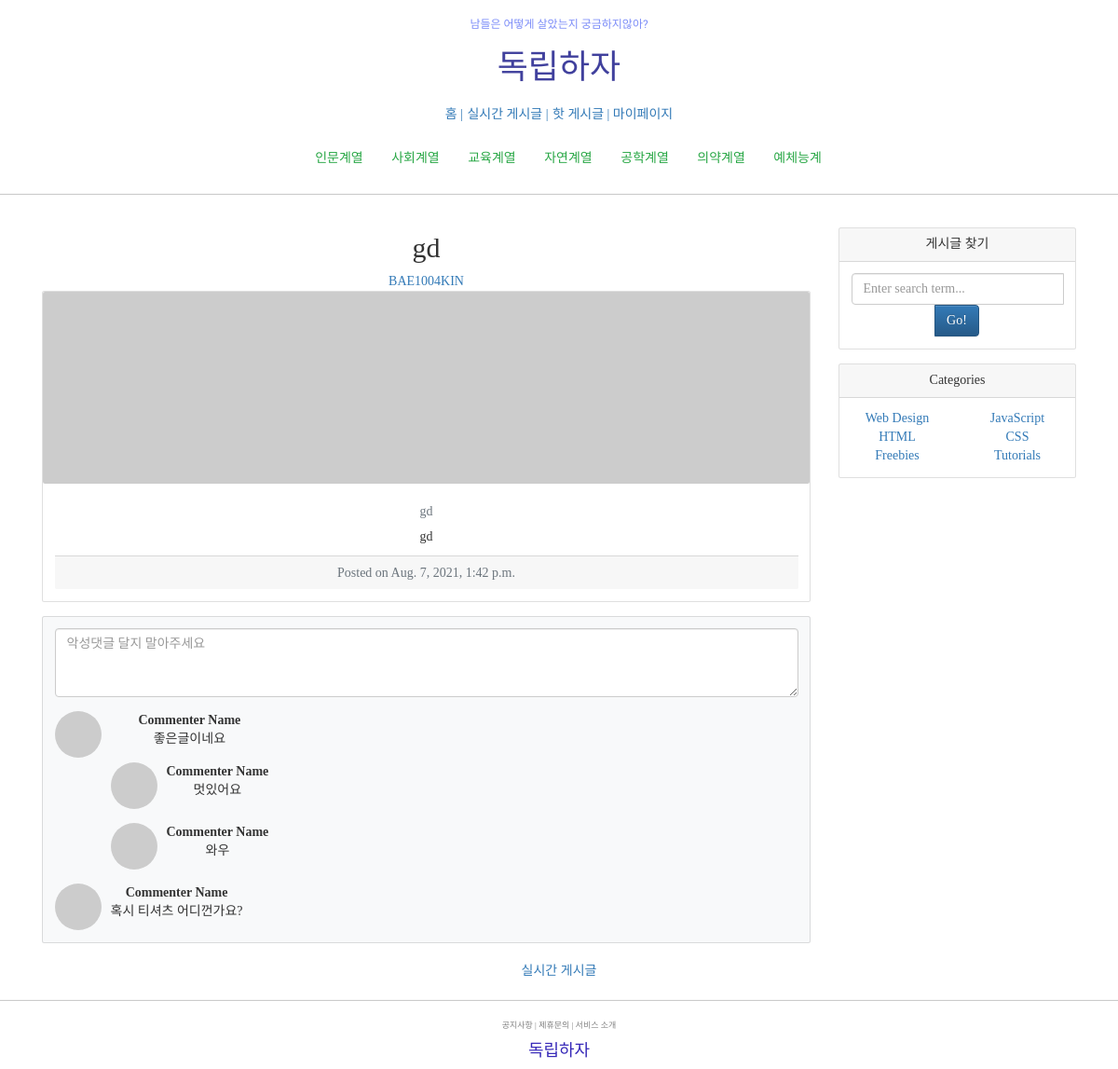
The app's page /blog/4/ with its own data.
### blog/models.py (models this page shows, shortened)
class Post(models.Model):
    title = models.CharField(max_length=30)
    hook_text =models.CharField(max_length=100, blank=True)
    content = models.TextField()
    head_image=models.ImageField(upload_to='blog/images/%Y/%m/%d/', blank=True)
    file_upload = models.FileField(upload_to='blog/files/%Y/%m/%d/', blank=True)
    created_at = models.DateTimeField(auto_now=True)
    updated_at = models.DateTimeField(auto_now=True)
    author = models.ForeignKey(User, null=True, on_delete=models.SET_NULL)

### blog/views.py (the view)
# urls.py: path('<int:pk>/', views.PostDetail.as_view()),
class PostDetail(DetailView):
    model = Post

### blog/templates/blog/post_detail.html (shortened to what this page needs)
 {% extends 'blog/base.html' %} {% block head_title %} {{post.title}} - Blog {% endblock%} {% block mainarea %}
<div style="text-align: center;">
    <div id="post-area">
        <div class="container my-3">
            <div class="row">
                <div class="col-md-3 col-lg-9" id="post-area">
                    <h2>{{post.title}}</h2>
                    <a href="#">{{post.author | upper }}</a>
                    <div class="card mb-4">
                        {% if post.head_image %}
                        <img class="img-fluid rounded" src="{{post.head_image.url}}" alt="{{ post.title }} head_image"> {% else %}
                        <img class="img-fluid rounded" src="https://picsum.photos/seed/{{post.id}}/800/200" alt="random_image"> {% endif%}
                        <div class="card-body">
                            <h5 class="text-muted">{{post.hook_text}}</h5>
                            <p class="card-text">{{post.content}}</p>
                            <div class="card-footer text-muted">
                                Posted on {{post.created_at}}
                            </div>
                        </div>
                    </div>
                </div>
                <div class="col-md-4 col-lg-3">
                    <div class="card my-4">
                        <div class="card-header">게시글 찾기</div>
                        <div class="card-body">
                            <div class="input-group">
                                <input class="form-control" type="text" placeholder="Enter search term..." aria-label="Enter search term..." aria-describedby="button-search" />
                                <button class="btn btn-primary" id="button-search" type="button">Go!</button>
                            </div>
                        </div>
                    </div>
                    <div class="card my-4">
                        <div class="card-header">Categories</div>
                        <div class="card-body">
                            <div class="row">
                                <div class="col-sm-6">
                                    <ul class="list-unstyled mb-0">
                                        <li><a href="#!">Web Design</a></li>
                                        <li><a href="#!">HTML</a></li>
                                        <li><a href="#!">Freebies</a></li>
                                    </ul>
                                </div>
                                <div class="col-sm-6">
                                    <ul class="list-unstyled mb-0">
                                        <li><a href="#!">JavaScript</a></li>
                                        <li><a href="#!">CSS</a></li>
                                        <li><a href="#!">Tutorials</a></li>
                                    </ul>
                                </div>
                            </div>
                        </div>
                    </div>
                </div>
                <div class="col-md-3 col-lg-9" id="comment-area">
                    <div class="card bg-light">
                        <div class="card-body">
                            <form class="mb-4"><textarea class="form-control" rows="3" placeholder="악성댓글 달지 말아주세요"></textarea></form>
                            <div class="d-flex mb-4">
                                <div class="flex-shrink-0"><img class="rounded-circle" src="https://dummyimage.com/50x50/ced4da/6c757d.jpg" alt="..." /></div>
                                <div class="ms-3">
                                    <div class="fw-bold">Commenter Name</div>
                                    좋은글이네요
                                    <div class="d-flex mt-4">
                                        <div class="flex-shrink-0"><img class="rounded-circle" src="https://dummyimage.com/50x50/ced4da/6c757d.jpg" alt="..." /></div>
                                        <div class="ms-3">
                                            <div class="fw-bold">Commenter Name</div>
                                            멋있어요
                                        </div>
                                    </div>
                                    <div class="d-flex mt-4">
                                        <div class="flex-shrink-0"><img class="rounded-circle" src="https://dummyimage.com/50x50/ced4da/6c757d.jpg" alt="..." /></div>
                                        <div class="ms-3">
                                            <div class="fw-bold">Commenter Name</div>
                                            와우
                                        </div>
                                    </div>
                                </div>
                            </div>
                            <div class="d-flex">
                                <div class="flex-shrink-0"><img class="rounded-circle" src="https://dummyimage.com/50x50/ced4da/6c757d.jpg" alt="..." /></div>
                                <div class="ms-3">
                                    <div class="fw-bold">Commenter Name</div>
                                    혹시 티셔츠 어디껀가요?
                                </div>
                            </div>
                        </div>
                    </div>
                </div>
            </div>
        </div>
        <a href="/blog/" style="text-align: center ;">실시간 게시글</a> {% endblock %}

### blog/static/base.css (style rules this page uses)
a { text-decoration: none; }

### records on screen
Post: title "gd", author "BAE1004KIN", hook_text "gd", content "gd", created_at "Aug. 7, 2021, 1:42 p.m."
